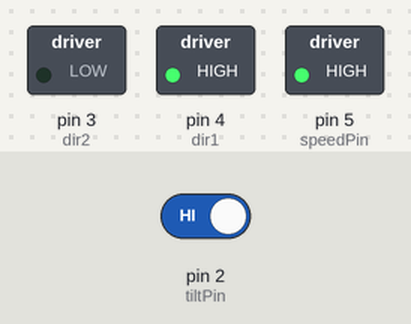
Recording of a sketch running on a simulated Arduino Uno, built with avr-gcc and run on an emulated ATmega328P. On the bench: switched loads named in the sketch (green lamp = pin HIGH). The inputs (shaded band) are chosen by the test bench; at power-on: pin 2 (tiltPin) HIGH. What the sketch prints to the serial monitor is not drawn.

Above: at 1.2 s.
1.3 s: pin 2 (tiltPin) driven LOW
At 2.5 s:
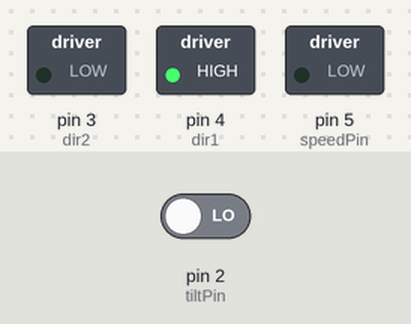
2.8 s: pin 2 (tiltPin) driven HIGH
At 3.7 s:
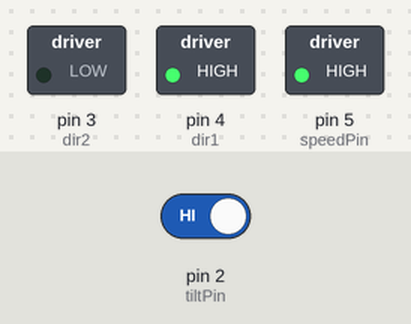
Timing chart, 0 to 5.8 s (numbered marks = the images above; inputs shaded):
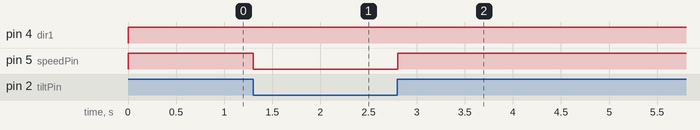

The sketch:

dcmotor_tiltswitch.ino
```cpp
//dcmotor_tiltswitch

int speedPin=5;
int dir1=4;
int dir2=3;
int mSpeed=255;
int tiltPin=2;
int tiltval;

void setup()
{
     pinMode(speedPin,OUTPUT);
     pinMode(dir1,OUTPUT);
     pinMode(dir2,OUTPUT);
     pinMode(tiltPin,INPUT);

     digitalWrite(tiltPin,HIGH);
     Serial.begin(9600);
}


void loop()
{
   tiltval=digitalRead(tiltPin);

   digitalWrite(dir1,HIGH);
   digitalWrite(dir2,LOW);

   if(tiltval==1)
   analogWrite(speedPin,mSpeed);

   else
   analogWrite(speedPin,0);


   Serial.println(tiltval);


   }
```

Measured:
- after the input at 1.3 s, pin 5 (speedPin): HIGH → LOW at once
- after the input at 2.8 s, pin 5 (speedPin): LOW → HIGH at once
